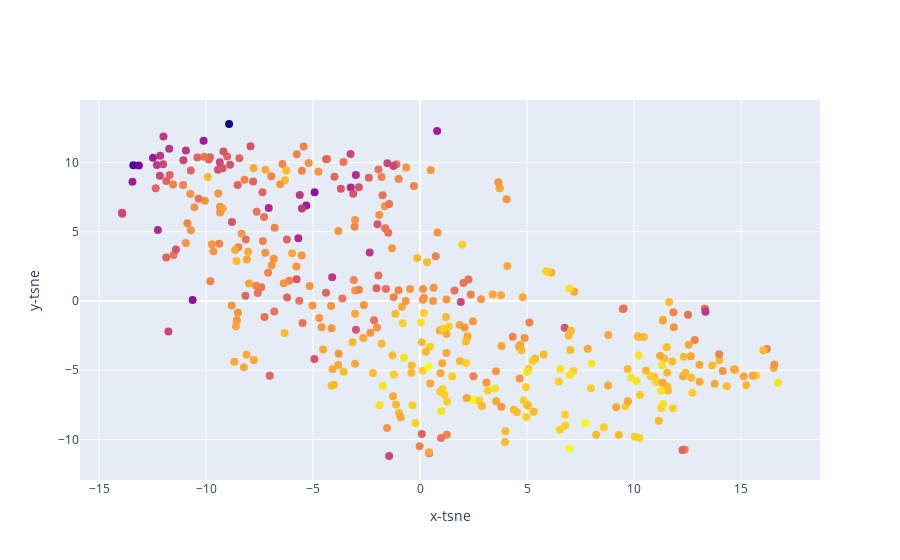

Here is the notebook cell this chart was saved with:
### Code cell
import time

chosen = ["nrgy", "live", "bpm", "val", "dB", "spch", "acous", "dnce", "dur"]

X = data[chosen].values
y = data["dB"].values

min_max_scaler = MinMaxScaler()
X = min_max_scaler.fit_transform(X)

time_start = time.time()
tsne = TSNE(n_components=2, verbose=1, perplexity=40, n_iter=300)
tsne_results = tsne.fit_transform(X)

print('t-SNE done! Time elapsed: {} seconds'.format(time.time()-time_start))

fig = {
    "data": [
        {
            "x": tsne_results[:, 0],
            "y": tsne_results[:, 1],
            "text": text2,
            "mode": "markers",
            "marker": {"size": 8, "color": y}
        }
    ],
    "layout": {
        "xaxis": {"title": "x-tsne"},
        "yaxis": {"title": "y-tsne"}
    }
}

py.iplot(fig, filename="test-graph2")

### Figure 1 — Plotly figure (JSON) as saved in the notebook; plotly's stock layout.template omitted (floating-point values rounded to 4 significant figures; data arrays with more than 128 entries replaced by an {"elided": "..."} marker saying what was removed)
{"data": [{"marker": {"color": {"elided": "400 int values"}, "size": 8}, "mode": "markers", "text": {"elided": "400 str values"}, "type": "scatter", "x": {"elided": "400 float values"}, "y": {"elided": "400 float values"}}], "layout": {"xaxis": {"title": {"text": "x-tsne"}}, "yaxis": {"title": {"text": "y-tsne"}}}}
